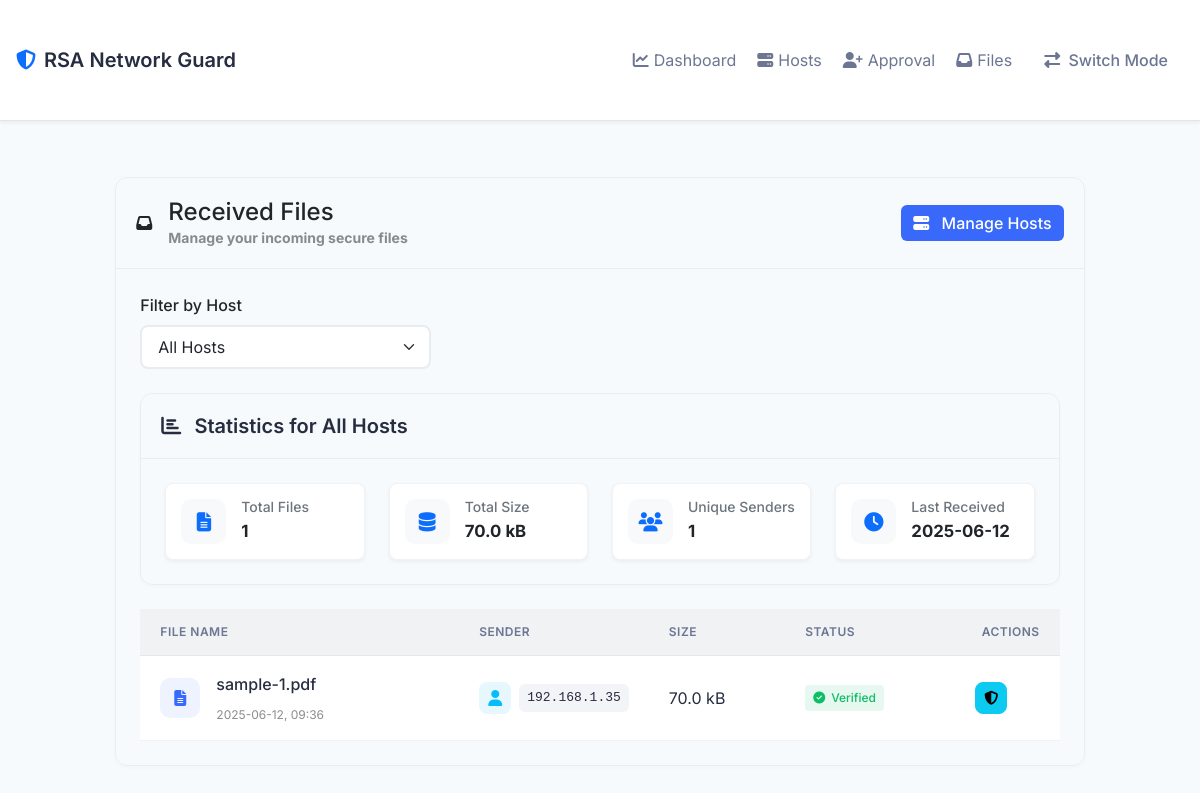
/receiver_files, run on an earlier commit of the app's database.
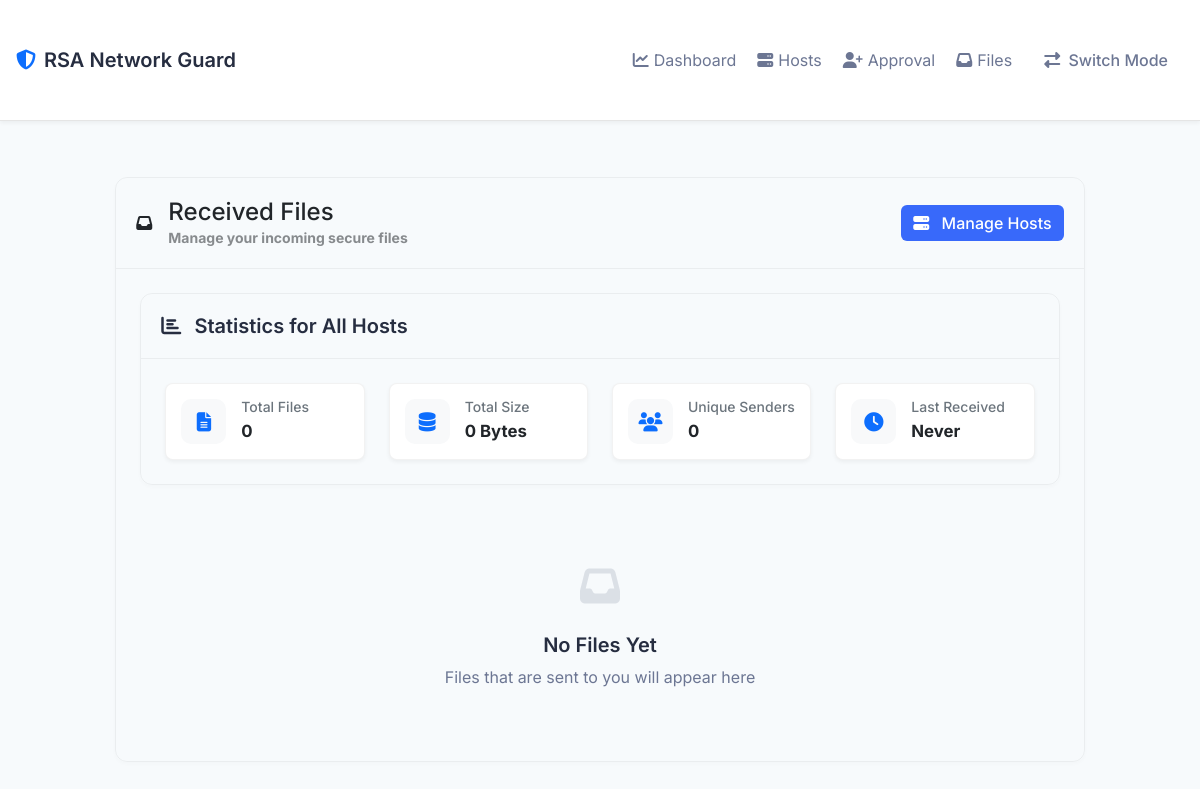
And on a later commit of the database.
### models.py (models this page shows, shortened)
class UploadSession(db.Model):
    id = db.Column(db.Integer, primary_key=True)
    sender_ip = db.Column(db.String(45), nullable=False)
    receiver_ip = db.Column(db.String(45), nullable=False)
    receiver_name = db.Column(db.String(100), nullable=False)
    session_token = db.Column(db.String(64), unique=True, nullable=False)
    filename = db.Column(db.String(255))
    file_hash = db.Column(db.String(128))
    file_size = db.Column(db.Integer)
    file_metadata = db.Column(db.Text)
    filepath = db.Column(db.String(512))
    drive_file_id = db.Column(db.String(100), nullable=True)
    drive_link = db.Column(db.String(512), nullable=True)
    source_type = db.Column(db.String(10))
    status = db.Column(db.String(20), default='pending')
    fail_step = db.Column(db.String(50))
    error_message = db.Column(db.Text)
    created_at = db.Column(db.DateTime, default=datetime.utcnow)
    updated_at = db.Column(db.DateTime, default=datetime.utcnow, onupdate=datetime.utcnow)
    downloaded_at = db.Column(db.DateTime)

### routes.py (the view)
@app.route('/receiver_files')
def receiver_files():
    client_ip = get_client_ip()
    hosts = Host.query.filter_by(created_by=client_ip).all()
    selected_host_id = request.args.get('host_id', type=int)
    if selected_host_id:
        selected_host = Host.query.get_or_404(selected_host_id)
        if selected_host.created_by != client_ip:
            flash('Access denied', 'error')
            return redirect(url_for('receiver_files'))
        received_files = UploadSession.query.filter_by(
            receiver_ip=selected_host.ip_address,
            receiver_name=selected_host.name
        ).order_by(UploadSession.created_at.desc()).all()
    else:
        host_ips = [host.ip_address for host in hosts]
        received_files = UploadSession.query.filter(
            UploadSession.receiver_ip.in_(host_ips)
        ).order_by(UploadSession.created_at.desc()).all()
    stats = {
        'total_files': len(received_files),
        'total_size': sum(f.file_size for f in received_files if f.file_size),
        'unique_senders': len(set(f.sender_ip for f in received_files)),
        'last_received': max((f.created_at for f in received_files), default=None)
    }
    return render_template('received_files.html',
                         hosts=hosts,
                         selected_host_id=selected_host_id,
                         received_files=received_files,
                         stats=stats)

### routes.py (called while the page is built)
def get_client_ip():
    ip = None
    if request.headers.get('X-Forwarded-For'):
        ip = request.headers.get('X-Forwarded-For').split(',')[0].strip()
    elif request.headers.get('X-Real-IP'):
        ip = request.headers.get('X-Real-IP')
    else:
        ip = request.remote_addr
    try:
        return ipaddress.ip_address(ip).exploded
    except ValueError:
        return None

### templates/received_files.html (shortened to what the changed rows need)
{% extends "base.html" %}
{% block content %}
<div class="row justify-content-center">
    <div class="col-lg-10">
        <div class="card mb-4">
            <div id="received-files-container" class="card-body">
                {% if hosts %}
                <div class="mb-4">
                    <form action="{{ url_for('receiver_files') }}" method="GET" class="row">
                        <div class="col-md-4">
                            <label class="form-label fw-medium mb-2">Filter by Host</label>
                            <select class="form-select" id="hostSelect" name="host_id" onchange="this.form.submit()">
                                <option value="">All Hosts</option>
                            </select>
                        </div>
                    </form>
                </div>
                {% endif %}
                <div class="card mb-4">
                    <div class="card-body">
                        <div class="row g-4">
                            <div class="col-md-3">
                                <div class="stat-card">
                                    <div class="stat-info">
                                        <h6>Total Files</h6>
                                        <strong>{{ stats.total_files }}</strong>
                                    </div>
                                </div>
                            </div>
                            <div class="col-md-3">
                                <div class="stat-card">
                                    <div class="stat-info">
                                        <h6>Total Size</h6>
                                        <strong>{{ stats.total_size | filesizeformat }}</strong>
                                    </div>
                                </div>
                            </div>
                            <div class="col-md-3">
                                <div class="stat-card">
                                    <div class="stat-info">
                                        <h6>Unique Senders</h6>
                                        <strong>{{ stats.unique_senders }}</strong>
                                    </div>
                                </div>
                            </div>
                            <div class="col-md-3">
                                <div class="stat-card">
                                    <div class="stat-info">
                                        <h6>Last Received</h6>
                                        <strong>{{ stats.last_received.strftime('%Y-%m-%d') if stats.last_received else 'Never' }}</strong>
                                    </div>
                                </div>
                            </div>
                        </div>
                    </div>
                </div>
                {% if received_files %}
                <div class="table-responsive">
                    <table id="table-received-files" class="table table-hover align-middle mb-0">
                        <thead>
                            <tr>
                                <th style="width: 35%">File Name</th>
                                <th style="width: 20%">Sender</th>
                                <th style="width: 15%">Size</th>
                                <th style="width: 15%">Status</th>
                                <th style="width: 15%" class="text-end">Actions</th>
                            </tr>
                        </thead>
                        <tbody>
                            {% for file in received_files %}
                            <tr data-session-token="{{ file.session_token }}" data-file-id="{{ file.id }}">
                                <td>
                                    <div class="d-flex align-items-center">
                                        <div class="file-icon me-3">
                                            <i class="fas fa-file-alt"></i>
                                        </div>
                                        <div class="file-info">
                                            <div class="file-name">{{ file.filename }}</div>
                                            <div class="file-date text-muted small">
                                                {{ file.created_at.strftime('%Y-%m-%d, %H:%M') }}
                                            </div>
                                        </div>
                                    </div>
                                </td>
                                <td>
                                    <div class="d-flex align-items-center">
                                        <div class="sender-avatar me-2">
                                            <i class="fas fa-user"></i>
                                        </div>
                                        <code class="sender-ip">{{ file.sender_ip }}</code>
                                    </div>
                                </td>
                                <td>{{ file.file_size | filesizeformat }}</td>
                                <td>
                                    {% if file.status == 'verified' %}
                                        <span class="status-badge status-verified">
                                            <i class="fas fa-check-circle"></i>
                                            Verified
                                        </span>
                                    {% elif file.status == 'failed' %}
                                        <span class="status-badge status-failed">
                                            <i class="fas fa-times-circle"></i>
                                            Failed
                                        </span>
                                    {% elif file.status == 'downloaded' %}
                                        <span class="status-badge status-downloaded">
                                            <i class="fas fa-download"></i>
                                            Downloaded
                                        </span>
                                    {% else %}
                                        <span class="status-badge status-pending">
                                            <i class="fas fa-clock"></i>
                                            Pending
                                        </span>
                                    {% endif %}
                                </td>
                                <td class="text-end">
                                    <div id="file-action-btn" style="display: flex; gap: 3px; justify-content: center;">
                                        {% if file.status != 'pending' %}
                                        <button type="button" class="btn btn-sm btn-info verify-details-btn"
                                                data-session-token="{{ file.session_token }}"
                                                data-file-id="{{ file.id }}"
                                                data-host-id="{{ file.receiver_ip }}"
                                                data-bs-toggle="tooltip"
                                                data-bs-title="View Verification Details">
                                            <i class="fas fa-shield-alt"></i>
                                        </button>
                                        {% endif %}
                                    </div>
                                </td>
                            </tr>
                            {% endfor %}
                        </tbody>
                    </table>
                </div>
                {% else %}
                <div class="empty-state text-center py-5">
                    <div class="empty-state-icon mb-3">
                        <i class="fas fa-inbox"></i>
                    </div>
                    <h5 class="empty-state-title">No Files Yet</h5>
                    <p class="empty-state-text mb-0">Files that are sent to you will appear here</p>
                </div>
                {% endif %}
            </div>
        </div>
    </div>
</div>
{% endblock %}

What changed in the data, as far as the page shows it:
no longer on this page (row edited): UploadSession: last_received "2025-06-12", filename "sample-1.pdf", created_at "2025-06-12, 09:36", sender_ip "192.168.1.35", file_size|filesizeformat "70.0 kB", status "verified" (drawn)
Also different on the page:
{{ stats.total_files }}: "1" → "0"
{{ stats.total_size | filesizeformat }}: "70.0 kB" → "0 Bytes"
{{ stats.unique_senders }}: "1" → "0"
form field host_id: "All Hosts" → (not shown)
text no longer shown: "Filter by Host FILE NAME SENDER SIZE STATUS ACTIONS"
text now shown: "Never No Files Yet Files that are sent to you will appear here"
